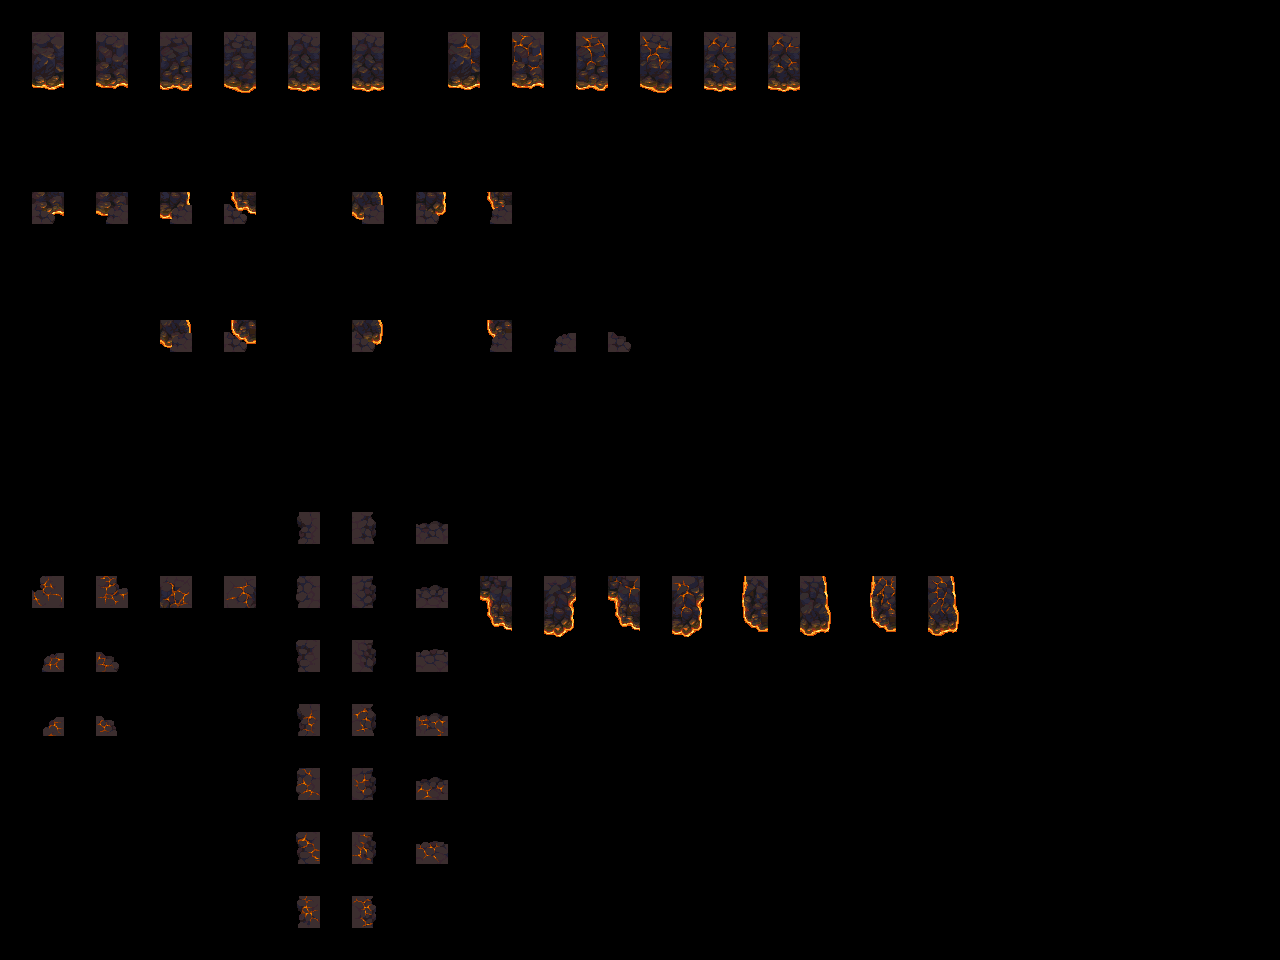

A 2D game scene composited from a Tiled map and its tileset images. What follows is a short description and the map's XML, with every tile layer's data as written:
An orthogonal 40x30 tile map with 32x32 px tiles, 2 tile layers (input_plat, output_plat) and 6 objects.

<map version="1.9" tiledversion="1.9.2" orientation="orthogonal" renderorder="right-down" width="40" height="30" tilewidth="32" tileheight="32" infinite="0" nextlayerid="4" nextobjectid="9">
 <properties>
  <property name="MatchInOrder" type="bool" value="true" />
 </properties>
 <tileset firstgid="1" source="../Tilesets/Tileset - platform1.tsx" />
 <layer id="1" name="input_plat" width="40" height="30" opacity="0.83">
  <data encoding="csv">
0,0,0,0,0,0,0,0,0,0,0,0,0,0,0,0,0,0,0,0,0,0,0,0,0,0,0,0,0,0,0,0,0,0,0,0,0,0,0,0,
0,67,0,67,0,67,0,67,0,67,0,67,0,0,67,0,67,0,67,0,67,0,67,0,67,0,0,0,0,0,0,0,0,0,0,0,0,0,0,0,
0,83,0,83,0,83,0,83,0,83,0,83,0,0,83,0,83,0,83,0,83,0,83,0,83,0,0,0,0,0,0,0,0,0,0,0,0,0,0,0,
0,0,0,0,0,0,0,0,0,0,0,0,0,0,0,0,0,0,0,0,0,0,0,0,0,0,0,0,0,0,0,0,0,0,0,0,0,0,0,0,
0,0,0,0,0,0,0,0,0,0,0,0,0,0,0,0,0,0,0,0,0,0,0,0,0,0,0,0,0,0,0,0,0,0,0,0,0,0,0,0,
0,0,0,0,0,0,0,0,0,0,0,0,0,0,0,0,0,0,0,0,0,0,0,0,0,0,0,0,0,0,0,0,0,0,0,0,0,0,0,0,
0,22,0,24,0,73,0,44,0,0,0,40,0,58,0,74,0,0,0,0,0,0,0,0,0,0,0,0,0,0,0,0,0,0,0,0,0,0,0,0,
0,0,0,0,0,0,0,0,0,0,0,0,0,0,0,0,0,0,0,0,0,0,0,0,0,0,0,0,0,0,0,0,0,0,0,0,0,0,0,0,
0,0,0,0,0,0,0,0,0,0,0,0,0,0,0,0,0,0,0,0,0,0,0,0,0,0,0,0,0,0,0,0,0,0,0,0,0,0,0,0,
0,0,0,0,0,0,0,0,0,0,0,0,0,0,0,0,0,0,0,0,0,0,0,0,0,0,0,0,0,0,0,0,0,0,0,0,0,0,0,0,
0,0,0,0,0,40,0,56,0,0,0,86,0,0,0,88,0,17,0,21,0,0,0,0,0,0,0,0,0,0,0,0,0,0,0,0,0,0,0,0,
0,0,0,0,0,0,0,0,0,0,0,0,0,0,0,0,0,0,0,0,0,0,0,0,0,0,0,0,0,0,0,0,0,0,0,0,0,0,0,0,
0,0,0,0,0,0,0,0,0,0,0,0,0,0,0,0,0,0,0,0,0,0,0,0,0,0,0,0,0,0,0,0,0,0,0,0,0,0,0,0,
0,0,0,0,0,0,0,0,0,0,0,0,0,0,0,0,0,0,0,0,0,0,0,0,0,0,0,0,0,0,0,0,0,0,0,0,0,0,0,0,
0,0,0,0,0,0,0,0,0,0,0,0,0,0,0,0,0,0,0,0,0,0,0,0,0,0,0,0,0,0,0,0,0,0,0,0,0,0,0,0,
0,0,0,0,0,0,0,0,0,0,0,0,0,0,0,0,0,0,0,0,0,0,0,0,0,0,0,0,0,0,0,0,0,0,0,0,0,0,0,0,
0,0,0,0,0,0,0,0,0,33,0,37,0,3,0,0,0,0,0,0,0,0,0,0,0,0,0,0,0,0,0,0,0,0,0,0,0,0,0,0,
0,0,0,0,0,0,0,0,0,0,0,0,0,0,0,0,0,0,0,0,0,0,0,0,0,0,0,0,0,0,0,0,0,0,0,0,0,0,0,0,
0,18,0,20,0,50,0,52,0,33,0,37,0,3,0,66,0,68,0,66,0,68,0,49,0,53,0,49,0,53,0,0,0,0,0,0,0,0,0,0,
0,0,0,0,0,0,0,0,0,0,0,0,0,0,0,82,0,84,0,82,0,84,0,65,0,69,0,65,0,69,0,0,0,0,0,0,0,0,0,0,
0,17,0,21,0,0,0,0,0,33,0,37,0,3,0,0,0,0,0,0,0,0,0,0,0,0,0,0,0,0,0,0,0,0,0,0,0,0,0,0,
0,0,0,0,0,0,0,0,0,0,0,0,0,0,0,0,0,0,0,0,0,0,0,0,0,0,0,0,0,0,0,0,0,0,0,0,0,0,0,0,
0,17,0,21,0,0,0,0,0,33,0,37,0,3,0,0,0,0,0,0,0,0,0,0,0,0,0,0,0,0,0,0,0,0,0,0,0,0,0,0,
0,0,0,0,0,0,0,0,0,0,0,0,0,0,0,0,0,0,0,0,0,0,0,0,0,0,0,0,0,0,0,0,0,0,0,0,0,0,0,0,
0,0,0,0,0,0,0,0,0,33,0,37,0,3,0,0,0,0,0,0,0,0,0,0,0,0,0,0,0,0,0,0,0,0,0,0,0,0,0,0,
0,0,0,0,0,0,0,0,0,0,0,0,0,0,0,0,0,0,0,0,0,0,0,0,0,0,0,0,0,0,0,0,0,0,0,0,0,0,0,0,
0,0,0,0,0,0,0,0,0,33,0,37,0,3,0,0,0,0,0,0,0,0,0,0,0,0,0,0,0,0,0,0,0,0,0,0,0,0,0,0,
0,0,0,0,0,0,0,0,0,0,0,0,0,0,0,0,0,0,0,0,0,0,0,0,0,0,0,0,0,0,0,0,0,0,0,0,0,0,0,0,
0,0,0,0,0,0,0,0,0,33,0,37,0,0,0,0,0,0,0,0,0,0,0,0,0,0,0,0,0,0,0,0,0,0,0,0,0,0,0,0,
0,0,0,0,0,0,0,0,0,0,0,0,0,0,0,0,0,0,0,0,0,0,0,0,0,0,0,0,0,0,0,0,0,0,0,0,0,0,0,0
</data>
 </layer>
 <layer id="2" name="output_plat" width="40" height="30">
  <data encoding="csv">
0,0,0,0,0,0,0,0,0,0,0,0,0,0,0,0,0,0,0,0,0,0,0,0,0,0,0,0,0,0,0,0,0,0,0,0,0,0,0,0,
0,145,0,146,0,147,0,148,0,149,0,150,0,0,152,0,153,0,154,0,155,0,156,0,157,0,0,0,0,0,0,0,0,0,0,0,0,0,0,0,
0,161,0,162,0,163,0,164,0,165,0,166,0,0,168,0,169,0,170,0,171,0,172,0,173,0,0,0,0,0,0,0,0,0,0,0,0,0,0,0,
0,0,0,0,0,0,0,0,0,0,0,0,0,0,0,0,0,0,0,0,0,0,0,0,0,0,0,0,0,0,0,0,0,0,0,0,0,0,0,0,
0,0,0,0,0,0,0,0,0,0,0,0,0,0,0,0,0,0,0,0,0,0,0,0,0,0,0,0,0,0,0,0,0,0,0,0,0,0,0,0,
0,0,0,0,0,0,0,0,0,0,0,0,0,0,0,0,0,0,0,0,0,0,0,0,0,0,0,0,0,0,0,0,0,0,0,0,0,0,0,0,
0,23,0,25,0,76,0,60,0,0,0,41,0,59,0,75,0,0,0,0,0,0,0,0,0,0,0,0,0,0,0,0,0,0,0,0,0,0,0,0,
0,0,0,0,0,0,0,0,0,0,0,0,0,0,0,0,0,0,0,0,0,0,0,0,0,0,0,0,0,0,0,0,0,0,0,0,0,0,0,0,
0,0,0,0,0,0,0,0,0,0,0,0,0,0,0,0,0,0,0,0,0,0,0,0,0,0,0,0,0,0,0,0,0,0,0,0,0,0,0,0,
0,0,0,0,0,0,0,0,0,0,0,0,0,0,0,0,0,0,0,0,0,0,0,0,0,0,0,0,0,0,0,0,0,0,0,0,0,0,0,0,
0,0,0,0,0,41,0,57,0,0,0,87,0,0,0,89,0,2,0,4,0,0,0,0,0,0,0,0,0,0,0,0,0,0,0,0,0,0,0,0,
0,0,0,0,0,0,0,0,0,0,0,0,0,0,0,0,0,0,0,0,0,0,0,0,0,0,0,0,0,0,0,0,0,0,0,0,0,0,0,0,
0,0,0,0,0,0,0,0,0,0,0,0,0,0,0,0,0,0,0,0,0,0,0,0,0,0,0,0,0,0,0,0,0,0,0,0,0,0,0,0,
0,0,0,0,0,0,0,0,0,0,0,0,0,0,0,0,0,0,0,0,0,0,0,0,0,0,0,0,0,0,0,0,0,0,0,0,0,0,0,0,
0,0,0,0,0,0,0,0,0,0,0,0,0,0,0,0,0,0,0,0,0,0,0,0,0,0,0,0,0,0,0,0,0,0,0,0,0,0,0,0,
0,0,0,0,0,0,0,0,0,0,0,0,0,0,0,0,0,0,0,0,0,0,0,0,0,0,0,0,0,0,0,0,0,0,0,0,0,0,0,0,
0,0,0,0,0,0,0,0,0,179,0,180,0,181,0,0,0,0,0,0,0,0,0,0,0,0,0,0,0,0,0,0,0,0,0,0,0,0,0,0,
0,0,0,0,0,0,0,0,0,0,0,0,0,0,0,0,0,0,0,0,0,0,0,0,0,0,0,0,0,0,0,0,0,0,0,0,0,0,0,0,
0,193,0,194,0,209,0,210,0,195,0,196,0,197,0,198,0,199,0,200,0,201,0,202,0,203,0,204,0,205,0,0,0,0,0,0,0,0,0,0,
0,0,0,0,0,0,0,0,0,0,0,0,0,0,0,214,0,215,0,216,0,217,0,218,0,219,0,220,0,221,0,0,0,0,0,0,0,0,0,0,
0,225,0,226,0,0,0,0,0,211,0,212,0,213,0,0,0,0,0,0,0,0,0,0,0,0,0,0,0,0,0,0,0,0,0,0,0,0,0,0,
0,0,0,0,0,0,0,0,0,0,0,0,0,0,0,0,0,0,0,0,0,0,0,0,0,0,0,0,0,0,0,0,0,0,0,0,0,0,0,0,
0,241,0,242,0,0,0,0,0,227,0,228,0,229,0,0,0,0,0,0,0,0,0,0,0,0,0,0,0,0,0,0,0,0,0,0,0,0,0,0,
0,0,0,0,0,0,0,0,0,0,0,0,0,0,0,0,0,0,0,0,0,0,0,0,0,0,0,0,0,0,0,0,0,0,0,0,0,0,0,0,
0,0,0,0,0,0,0,0,0,243,0,244,0,245,0,0,0,0,0,0,0,0,0,0,0,0,0,0,0,0,0,0,0,0,0,0,0,0,0,0,
0,0,0,0,0,0,0,0,0,0,0,0,0,0,0,0,0,0,0,0,0,0,0,0,0,0,0,0,0,0,0,0,0,0,0,0,0,0,0,0,
0,0,0,0,0,0,0,0,0,259,0,260,0,261,0,0,0,0,0,0,0,0,0,0,0,0,0,0,0,0,0,0,0,0,0,0,0,0,0,0,
0,0,0,0,0,0,0,0,0,0,0,0,0,0,0,0,0,0,0,0,0,0,0,0,0,0,0,0,0,0,0,0,0,0,0,0,0,0,0,0,
0,0,0,0,0,0,0,0,0,275,0,276,0,0,0,0,0,0,0,0,0,0,0,0,0,0,0,0,0,0,0,0,0,0,0,0,0,0,0,0,
0,0,0,0,0,0,0,0,0,0,0,0,0,0,0,0,0,0,0,0,0,0,0,0,0,0,0,0,0,0,0,0,0,0,0,0,0,0,0,0
</data>
 </layer>
 <objectgroup id="3" name="rule_options" offsetx="-10.6667" offsety="-16.6667">
  <object id="1" x="22" y="28" width="190.333" height="124.667">
   <properties>
    <property name="Disabled" type="bool" value="false" />
    <property name="Probability" type="float" value="0.3" />
   </properties>
  </object>
  <object id="2" x="28" y="180.667" width="917.333" height="320">
   <properties>
    <property name="Disabled" type="bool" value="false" />
    <property name="Probability" type="float" value="0.25" />
   </properties>
  </object>
  <object id="4" x="29.6667" y="517.666" width="955" height="443.667">
   <properties>
    <property name="Probability" type="float" value="0.25" />
   </properties>
  </object>
  <object id="5" x="634.667" y="28.6667" width="311" height="129">
   <properties>
    <property name="Probability" type="float" value="0.6" />
   </properties>
  </object>
  <object id="6" x="224" y="28" width="183.333" height="123.667">
   <properties>
    <property name="Probability" type="float" value="0.6" />
   </properties>
  </object>
  <object id="8" x="443.667" y="28.8332" width="183.333" height="123.667">
   <properties>
    <property name="Probability" type="float" value="0.3" />
   </properties>
  </object>
 </objectgroup>
</map>
